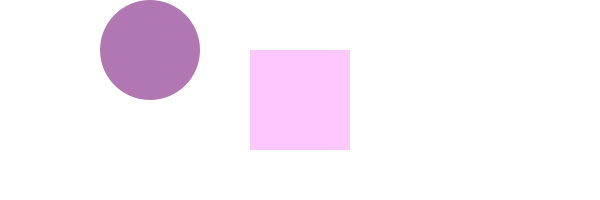
Frame 1 (no input)
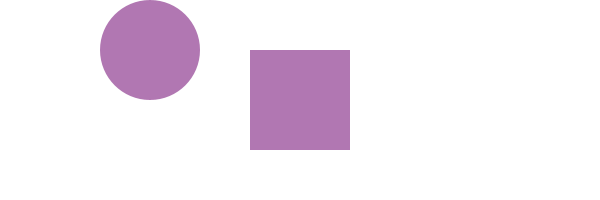
Frame 60 (the mouse pressed at the canvas centre just before this capture)
Frame 120 (the mouse held since frame 60 and released just before this capture): identical to frame 60, image omitted

The Processing sketch that drew these frames (run headless with seeded random() and noise(); from frame 60 on, the mouse is pressed at the canvas centre):

// Processing sketch: processing_91192
// ── processing_91192.pde

color[] desert = {#FEDDFF, #B177B2, #FEC8FF,#98B288, #FFFFFF};  

color[] palette = desert;  

int lf = palette[1];  

int rf = palette[2];  

int s = 100;  

   

void setup(){  

 size(600,  200);  

 smooth();  

rectMode(CENTER);  

noStroke();  

}  

   

void draw(){  

background(palette[4]);  

fill(lf);  

ellipse(width/4, height/4, s, s);  

fill(rf);  

rect(width/2, height/2, s, s);  

if((dist(width/4, height/4, mouseX, mouseY)  < s/2) && mousePressed)  {  

lf = palette[3];  

} else {
  lf = palette[1];
}

if((mouseX > width/4-s/2) && (mouseX < width/4+s/2) && (mouseY > height/2-s/2) && (mouseY < height/2+s/2) && mousePressed){  

rf = palette[4];  

} else {  

rf = palette [1];  

}  

}
